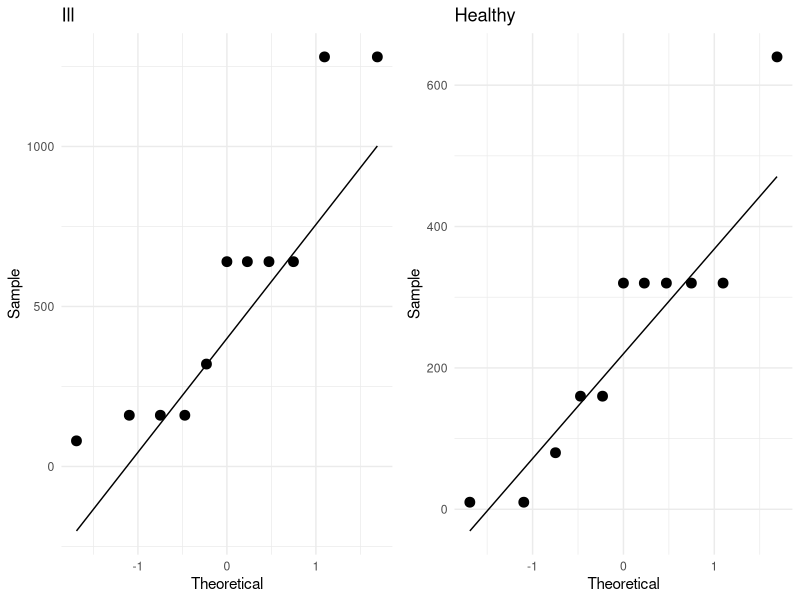
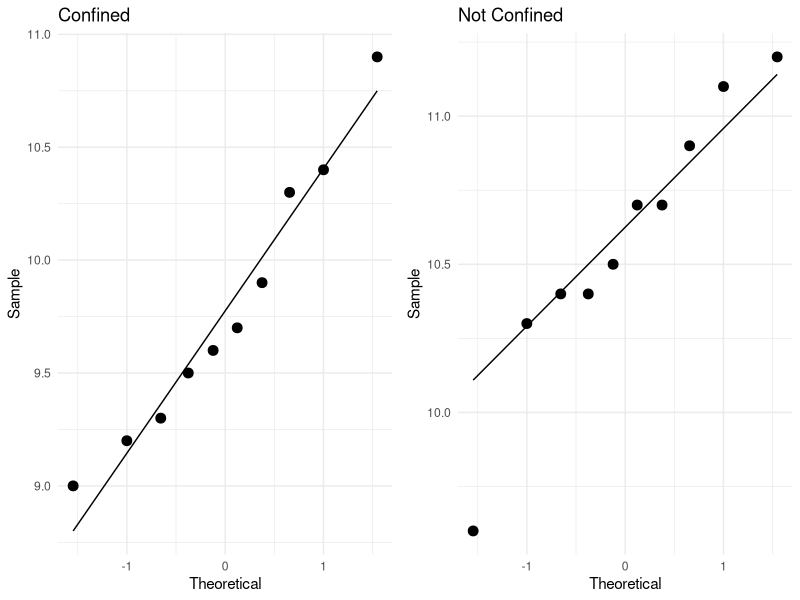
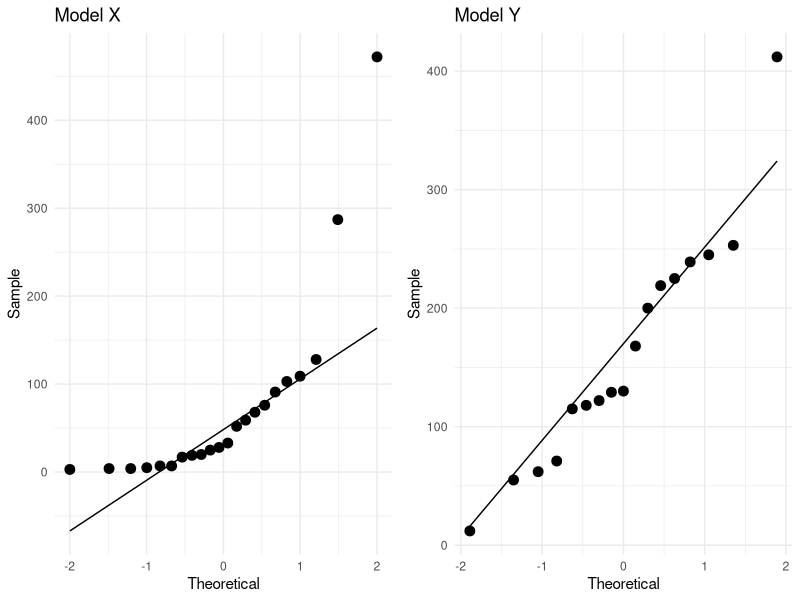

R code for these plots, in order:
library(tidyverse)
library(ggpubr)

##### EXAMPLE 1 #####

ill <- c(640, 160, 1280, 320, 80, 640, 640, 160, 1280, 640, 160)
healthy <- c(10, 320, 160, 160, 320, 320, 10, 320, 320, 80, 640)

i <- tibble(ill)
h <- tibble(healthy)

p1 <- ggplot(data=i, aes(sample=ill)) +
  stat_qq(size=3) + 
  stat_qq_line() + 
  xlab("Theoretical") +
  ylab("Sample") +
  ggtitle("Ill")+
  theme_minimal()

p2 <- ggplot(data=h, aes(sample=healthy)) +
  stat_qq(size=3) + 
  stat_qq_line() + 
  xlab("Theoretical") +
  ylab("Sample") +
  ggtitle("Healthy")+
  theme_minimal()

both <- ggarrange(p1, p2, ncol=2, nrow=1)
both

#ggsave("/Users/sseals/Desktop/L71fig1.png")

outcome <- c(640, 160, 1280, 320, 80, 640, 640, 160, 1280, 640, 160,
             10, 320, 160, 160, 320, 320, 10, 320, 320, 80, 640)
healthy <- c(rep(0,11), rep(1,11))

data <- tibble(outcome, healthy)

wilcox.test(data$outcome ~ data$healthy, exact = FALSE, alternative="greater")
# left side of the ~ is the outcome of interest
# right side of the ~ is the grouping variable

# assign the alternative "greater" because we want to know if the 
# ill group (healthy=0) is greater than the healthy group (healthy=1)
# R will do the comparison in the order that it sees the grouping
# and it sees the 0 group first

##### EXAMPLE 2 #####

conf <- c(9.6, 10.4, 9.7, 10.3, 9.2, 9.3, 9.9, 9.5, 9.0, 10.9)
not <- c(10.7, 10.7, 10.4, 10.9, 10.5, 10.3, 9.6, 11.1, 11.2, 10.4)

c <- tibble(conf)
n <- tibble(not)

p1 <- ggplot(data=c, aes(sample=conf)) +
  stat_qq(size=3) + 
  stat_qq_line() + 
  xlab("Theoretical") +
  ylab("Sample") +
  ggtitle("Confined")+
  theme_minimal()

p2 <- ggplot(data=n, aes(sample=not)) +
  stat_qq(size=3) + 
  stat_qq_line() + 
  xlab("Theoretical") +
  ylab("Sample") +
  ggtitle("Not Confined")+
  theme_minimal()

both <- ggarrange(p1, p2, ncol=2, nrow=1)
both

#ggsave("/Users/sseals/Desktop/L71fig2.png")

brain <- c(9.6, 10.4, 9.7, 10.3, 9.2, 9.3, 9.9, 9.5, 9.0, 10.9,
           10.7, 10.7, 10.4, 10.9, 10.5, 10.3, 9.6, 11.1, 11.2, 10.4)

notconf <- c(rep(0,10), rep(1,10))

data <- tibble(brain, notconf)

wilcox.test(data$brain~data$notconf, alternative="two.sided", exact = FALSE)

##### EXAMPLE 3 - LARGE SAMPLE SIZE #####

X <- c(7, 76 , 7 , 33 , 4 , 20 , 4 , 59 , 91 , 5 , 287 , 472 , 52 , 19 , 128 , 28 , 103 , 25 , 68 , 17 , 109 , 3)
Y <- c(115 , 412 , 200 , 55 , 62 , 253 , 219 , 225 , 122 , 245 , 129 , 168 , 239 , 71 , 118 , 130 , 12 )

x <- tibble(X)
y <- tibble(Y)

p1 <- ggplot(data=x, aes(sample=X)) +
  stat_qq(size=3) + 
  stat_qq_line() + 
  xlab("Theoretical") +
  ylab("Sample") +
  ggtitle("Model X")+
  theme_minimal()

p2 <- ggplot(data=y, aes(sample=Y)) +
  stat_qq(size=3) + 
  stat_qq_line() + 
  xlab("Theoretical") +
  ylab("Sample") +
  ggtitle("Model Y")+
  theme_minimal()

both <- ggarrange(p1, p2, ncol=2, nrow=1)
both

#ggsave("/Users/sseals/Desktop/L72fig1.png")


outcome <- c(7, 76 , 7 , 33 , 4 , 20 , 4 , 59 , 91 , 5 , 287 , 472 , 52 , 19 , 128 , 28 , 103 , 25 , 68 , 17 , 109 , 3,
             115 , 412 , 200 , 55 , 62 , 253 , 219 , 225 , 122 , 245 , 129 , 168 , 239 , 71 , 118 , 130 , 12 )

X <- c(rep(1,22), rep(0,17))

data <- tibble(outcome, X)

data$rank <- rank(data$outcome, ties.method = "average")

data %>% 
  group_by(X) %>%
  summarize_at(vars(rank),
               list(name = sum))
  

wilcox.test(data$outcome~data$X, alternative="greater", exact = FALSE)
